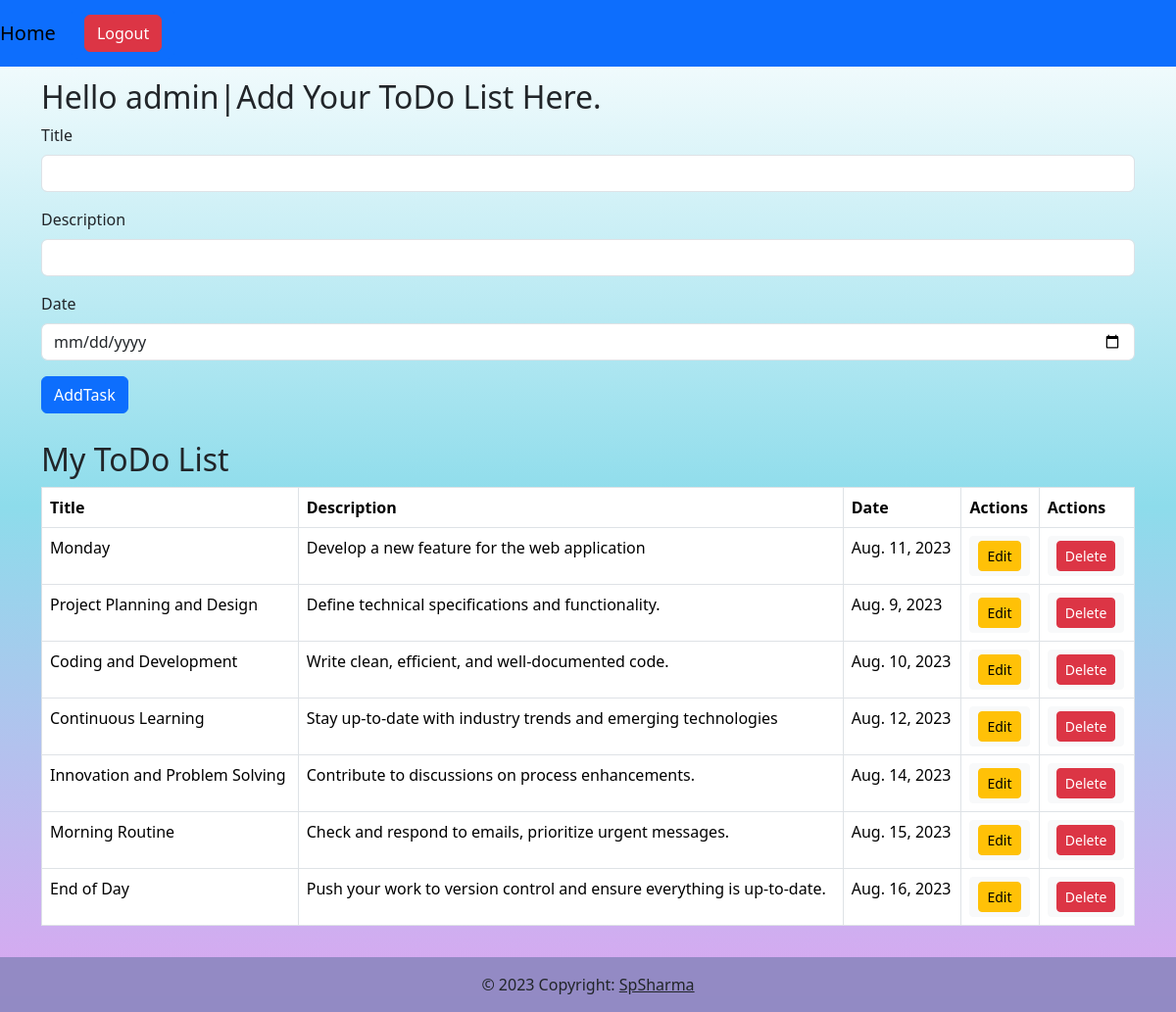
The app's page / (signed in) with its own data.
### myapp/models.py (models this page shows, shortened)
class Tasklist(models.Model):
    user = models.ForeignKey(User,on_delete=models.CASCADE)
    title = models.CharField(max_length=40)
    description = models.TextField()
    date = models.DateField()

### myapp/views.py (the view)
# urls.py: path('',views.index,name='home'),
def index(request):
    if request.user.is_authenticated:
        obj = Tasklist.objects.all().filter(user=request.user)
        context ={
            'tasks':obj
        }
        return render(request,'home.html',context)
    else:
        return redirect('/')

### templates/home.html (shortened to what this page needs)
<!DOCTYPE html>
<html lang="en">
<head>
    <link href="https://cdn.jsdelivr.net/npm/bootstrap@5.3.1/dist/css/bootstrap.min.css" rel="stylesheet"
>
</head>
<body>
    <div>
        <nav class="navbar navbar-expand-lg navbar-light bg-primary">
            <a class="navbar-brand" href="#">Home</a>
            <a class="btn btn-primary float-right" href="signout" role="button"><button type="button"
                    class="btn btn-danger">Logout</button></a>
        </nav>
    </div>
    <div class="py-2 container">
        <h2 class="mt-1">Hello {{request.user}}|Add Your ToDo List Here.</h2>
        <form action="addtask" method="post">
            <div class="mb-3">
                <label for="exampleInputtext1" class="form-label">Title</label>
                <input type="text" class="form-control" id="" name="title" value="">
            </div>
            <div class="mb-3">
                <label for="" class="form-label">Description</label>
                <input type="text" class="form-control" id="" name="description" value="">
            </div>
            <div class="mb-3">
                <label for="exampleInputnumber1" class="form-label">Date</label>
                <input type="date" class="form-control" id="exampleInputdate1" name="date" value="">
            </div>
            <button type="submit" class="btn btn-primary">AddTask</button>
        </form>
    </div>
    <div class="py-3 container">
        <h2 class="mt-1">My ToDo List </h2>
        <table class="table table-bordered">
            <thead class="thead-dark">
                <tr>
                    <th scope="col">Title</th>
                    <th scope="col">Description</th>
                    <th scope="col">Date</th>
                    <th scope="col">Actions</th>
                    <th scope="col">Actions</th>
                </tr>
            </thead>
            <tbody>
                <tr>
                    {% for i in tasks%}
                    <td>{{i.title}}</td>
                    <td>{{i.description}}</td>
                    <td>{{i.date}}</td>
                    <td><a class="btn btn-light btn-sm" href="edit/{{i.id}}" role="button"><button type="button"
                                class="btn btn-warning btn-sm">Edit</button></a></td>
                    <td><a class="btn btn-light btn-sm" href="delete/{{i.id}}" role="button"><button type="button"
                                class="btn btn-danger btn-sm">Delete</button></a></td>
                </tr>
                {% endfor %}
            </tbody>
        </table>
    </div>
    <div class="">
        <footer class="text-center text-white" style="background-color: #b7acf5;">
            <div class="text-center text-dark p-3" style="background-color: rgba(0, 0, 0, 0.2);">
                © 2023 Copyright:
                <a class="text-dark" href="#">SpSharma</a>
            </div>
        </footer>
    </div>
</body>
</html>

### templates/home.html (style rules this page uses)
body { background-image: linear-gradient(rgba(243, 175, 175, 0), rgb(141, 220, 235),rgb(220, 165, 241)); }

### records on screen
Tasklist: title "Monday", description "Develop a new feature for the web application", date "Aug. 11, 2023"
Tasklist: title "Project Planning and Design", description "Define technical specifications and functionality.", date "Aug. 9, 2023"
Tasklist: title "Coding and Development", description "Write clean, efficient, and well-documented code.", date "Aug. 10, 2023"
Tasklist: title "Continuous Learning", description "Stay up-to-date with industry trends and emerging technologies", date "Aug. 12, 2023"
Tasklist: title "Innovation and Problem Solving", description "Contribute to discussions on process enhancements.", date "Aug. 14, 2023"
Tasklist: title "Morning Routine", description "Check and respond to emails, prioritize urgent messages.", date "Aug. 15, 2023"
Tasklist: title "End of Day", description "Push your work to version control and ensure everything is up-to-date.", date "Aug. 16, 2023"

### other values on screen
{{ request.user }} "admin"
